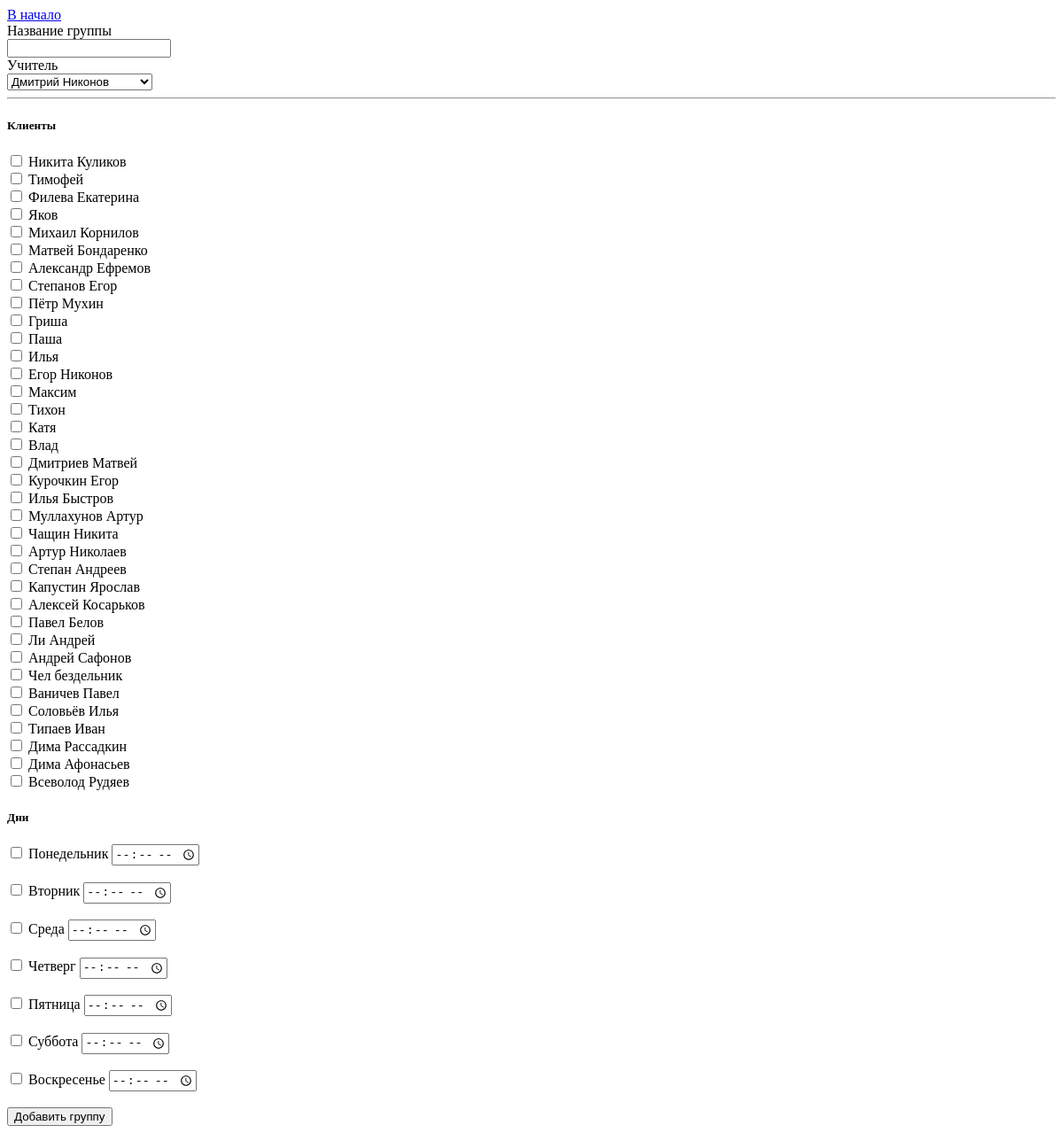
Screenshot of /CRM/addGroup with the database file from the repository.
### CRM/models.py (models this page shows, shortened)
class Client(models.Model):
    name = models.CharField(max_length=200)
    money = models.FloatField(default=0)
    active = models.BooleanField(default=True)

### CRM/views.py (the view)
# urls.py: path('CRM/addGroup',views.addGroup,name = 'addGroup'),
def addGroup(request):
    clients = Client.objects.all()
    teachers = Teacher.objects.all()
    template = loader.get_template('crm/addGroup.html')
    context = {
        'clients' : clients,
        'teachers':teachers
    }
    return HttpResponse(template.render(context, request))

### CRM/templates/crm/addGroup.html (shortened to what this page needs)
<!DOCTYPE html>
<html>
    <head>
        {% load static %}
        <link rel="stylesheet" type="text/css" href="{% static 'crm/simpleStyle.css' %}">
    </head>
    <body>
        <a href = "{% url 'index' %}">В начало</a><br>
        <form action="{% url 'addGroupSuccess' %}" method="post">
            <label for = "name">Название группы</label><br>
            <input type = "text" name = "name" id = "name" value = ""><br>
            <label for = "teacher">Учитель</label><br>
            <select id = "teacher" name = "teacher">
                {%for teacher in teachers%}
                    <option value = "{{teacher.pk}}">{{teacher.name}}</option>
                {%endfor%}
            </select>
            <hr>
            <h5>Клиенты</h5>
            {% for c in clients %}
                <input type="checkbox" id="{{c.name}}" name = "student" value = "{{c.pk}}">
                <label for = "{{c.name}}">{{c.name}}</label><br>
            {% endfor %}
            <h5>Дни</h5>
            <div>
                <input type="checkbox" id="day0" name = "day" value = "0">
                <label for = "day0">Понедельник</label>
                <input type="time" id="day0time" name="day0time" min="09:00" max="21:00">
            </div>
            <br>
            <div>
                <input type="checkbox" id="day1" name = "day" value = "1">
                <label for = "day1">Вторник</label>
                <input type="time" id="day1time" name="day1time" min="09:00" max="21:00">
            </div>
            <br>
            <div>
                <input type="checkbox" id="day2" name = "day" value = "2">
                <label for = "day2">Среда</label>
                <input type="time" id="day2time" name="day2time" min="09:00" max="21:00">
            </div>
            <br>
            <div>
                <input type="checkbox" id="day3" name = "day" value = "3">
                <label for = "day3">Четверг</label>
                <input type="time" id="day3time" name="day3time" min="09:00" max="21:00">
            </div>
            <br>
            <div>
                <input type="checkbox" id="day4" name = "day" value = "4">
                <label for = "day4">Пятница</label>
                <input type="time" id="day4time" name="day4time" min="09:00" max="21:00">
            </div>
            <br>
            <div>
                <input type="checkbox" id="day5" name = "day" value = "5">
                <label for = "day5">Суббота</label>
                <input type="time" id="day5time" name="day5time" min="09:00" max="21:00">
            </div>
            <br>
            <div>
                <input type="checkbox" id="day6" name = "day" value = "6">
                <label for = "day6">Воскресенье</label>
                <input type="time" id="day6time" name="day6time" min="09:00" max="21:00">
            </div>
            <br>
            <input type = "submit" value = "Добавить группу">
        </form>
    </body>
</html>

### rows the page displays
Client: name "Никита Куликов"
Client: name "Тимофей"
Client: name "Филева Екатерина"
Client: name "Яков"
Client: name "Михаил Корнилов"
Client: name "Матвей Бондаренко"
Client: name "Александр Ефремов"
Client: name "Степанов Егор"
Client: name "Пётр Мухин"
Client: name "Гриша"
Client: name "Паша"
Client: name "Илья"
Client: name "Егор Никонов"
Client: name "Максим"
Client: name "Тихон"
Client: name "Катя"
Client: name "Влад"
Client: name "Дмитриев Матвей"
Client: name "Курочкин Егор"
Client: name "Илья Быстров"
Client: name "Муллахунов Артур"
Client: name "Чащин Никита"
Client: name "Артур Николаев"
Client: name "Степан Андреев"
Client: name "Капустин Ярослав"
Client: name "Алексей Косарьков"
Client: name "Павел Белов"
Client: name "Ли Андрей"
Client: name "Андрей Сафонов"
Client: name "Чел бездельник"
Client: name "Ваничев Павел"
Client: name "Соловьёв Илья"
Client: name "Типаев Иван"
Client: name "Дима Рассадкин"
Client: name "Дима Афонасьев"
Client: name "Всеволод Рудяев"

### other values shown
form field teacher "Дмитрий Никонов"
